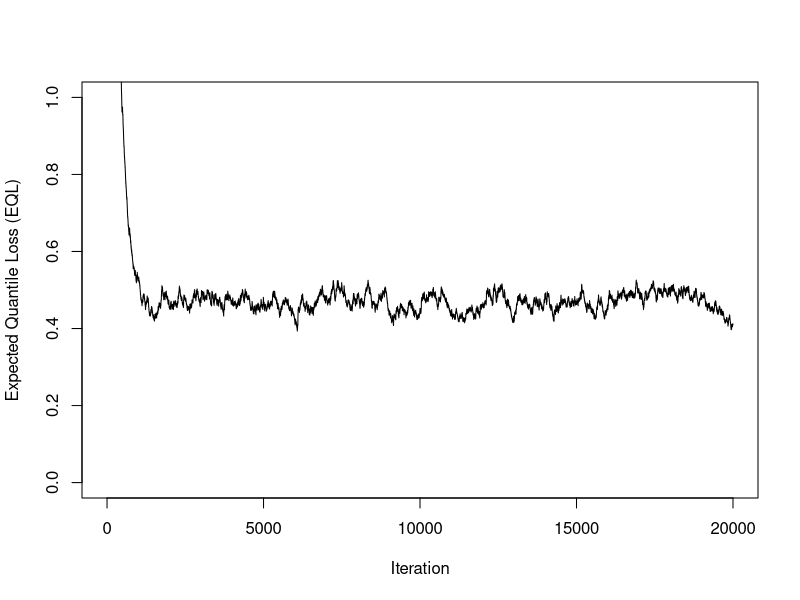
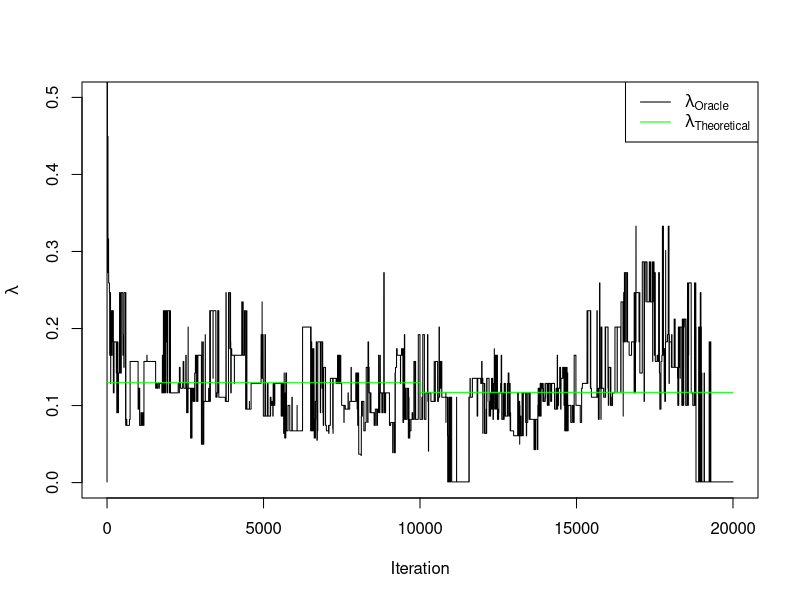
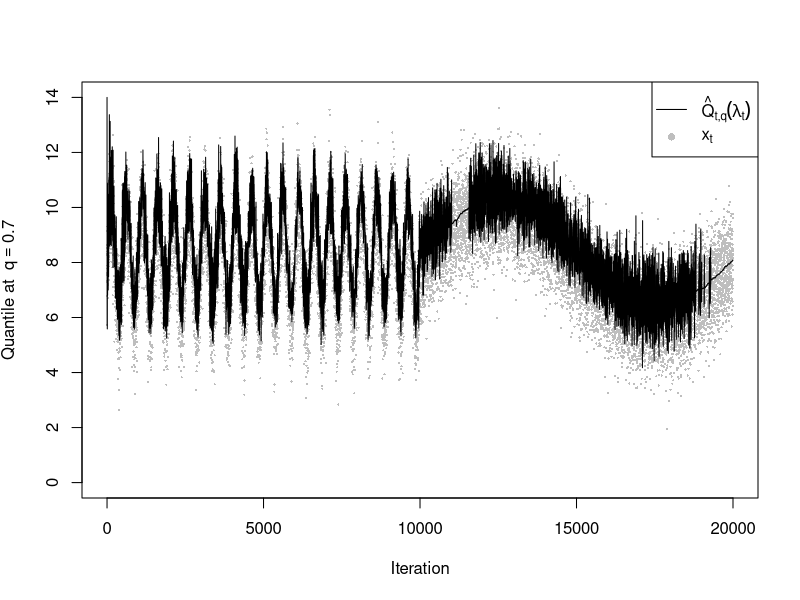

Generate these figures, in order, with R:
## ---- chunk 1
#| label: Loading the packages
library (dplyr)
## ---- chunk 2
#| label: Refresh and Seed
rm (list = ls())
set.seed (1234)
## ---- chunk 3
#| label: DUMIQE
D1 <- function (q_prob, q_hat) {
    q_prob * q_hat
}
D2 <- function (q_prob, q_hat) {
    (1 - q_prob) * q_hat
}

# Incremental Algorithm (returns quantile estimates at iteration t for each lambda_vec value)
DUMIQE <- function (t, x_obs, q_hat_previous, lambda_vec, q_prob) {
    if (t == 0) { # Initialization step (Q_0)
        Q_min <- 14 # chosen to be "outside" the data stream distribution
        rep(Q_min, times = length(lambda_vec)) # L was still not defined
    } else {
        ifelse(
            x_obs[t + 1] >= q_hat_previous,                           # Logical vector
            # RECALL: between 2 vectors, * and + performs element-wise multiplication and addition, respectively
            q_hat_previous + lambda_vec * D1(q_prob, q_hat_previous), # If TRUE
            q_hat_previous - lambda_vec * D2(q_prob, q_hat_previous)  # If FALSE
        )
    }
}
## ---- chunk 4
#| label: QL
# Quantile Loss function on iteration t 
QL <- function (x_obs_t, q_hat_t, q_prob) {
    ifelse(
        x_obs_t >= q_hat_t,                 # Logical vector
        (1 - q_prob) * (x_obs_t - q_hat_t), # If TRUE
        q_prob * (q_hat_t - x_obs_t)        # If FALSE
    )
}
## ---- chunk 5
#| label: Simulate Data
tau1 <- 500
tau2 <- 10^4 # 1e4 also works?
T    <- 10^4
N    <- 2*T

# t %% (2 * T) is always lower than 2 * T
tau_fun <- function(t) {
    ifelse(t %% (2 * T) < T, tau1, tau2)
}

# Normally distributed data stream
miu <- 8; b <- 2; sigma <- 1
# Chi-Square distributed data stream
nu <- 6

generate_data <- function (family, N, q_prob) {
    
    iter <- 0:(N-1)

    if (family == "normal"){
        mean_t    <- miu + b * sin(2 * pi * iter / tau_fun(iter))
        stream    <- rnorm(n = N, mean = mean_t, sd = sigma)
        quantiles <- qnorm(q_prob, mean = mean_t, sd = sigma)
    }  
    if (family == "chisq"){
        df_t      <- nu + b * sin(2 * pi * iter / tau_fun(iter))
        stream    <- rchisq(n = N, df = df_t)
        quantiles <- qchisq(q_prob, df = df_t)
    }
    # Return
    list(
        stream = stream,
        quantiles = quantiles
    )
}
## ---- chunk 6
#| label: Real Quantiles (to track)
q_fig2 <- 0.7
q_fig3 <- c(0.5, 0.7, 0.9)
## ---- chunk 7
normal_stream_fig2 <- generate_data("normal", N, q_fig2)$stream
## ---- chunk 8
#| label: Tuning Parameters
possible_lambdas <- exp(seq (from = -7, to = 0, by = 0.05))
L <- length(possible_lambdas) # number of estimates per iteration 
gamma_fig2 <- 1 - (0.01)^(1/1000) # 0.005
## ---- chunk 9
#| label: Oracle Algorithm
oracle_fun <- function (N, data_stream, gamma, q_prob, lambdas_list = possible_lambdas) {

    q_hat   <- matrix(0, nrow = N, ncol = L)
    QL_hat  <- matrix(0, nrow = N, ncol = L)
    EQL_hat <- matrix(0, nrow = N, ncol = L)

    oracle_quantiles <- numeric(N) # Oracle Quantile Estimates
    oracle_QL        <- numeric(N)
    oracle_EQL       <- numeric(N)
    oracle_lambdas   <- numeric(N)

    for (t in 0:(N-1)) {

        # Quantiles estimates on iteration t for each value in lambdas_list 
        q_hat[t + 1, ] <- DUMIQE(
            t, 
            data_stream, 
            q_hat[max(t,1), ], # max is due to the initialization step
            lambdas_list,
            q_prob
        )

        QL_hat[t + 1, ] <- QL(data_stream[t + 1], q_hat[t + 1, ], q_prob)

        # Expected Quantile Loss (EQL) function on iteration t. It is based on the exponentially weighted moving average.
        # It was previously defined as a function, but the node stack overflow error was thrown given it was defined recursively (so, e.g., it was evaluating all the previous steps creating very deep stack call)
        if (t == 0L) {
            EQL_hat[t + 1, ] <- QL_hat[t + 1, ] # Initialization
        } else {
            EQL_hat[t + 1, ] <- (1 - gamma) * EQL_hat[t, ] + gamma * QL_hat[t + 1, ]
        }

        index <- which.min(EQL_hat[t + 1, ])
        # The Oracle approach stores the lambda value with the minimum estimated EQL
        oracle_lambdas [t + 1]  <- lambdas_list[index]
        oracle_quantiles[t + 1] <- q_hat[t + 1, index]
        oracle_QL[t + 1]        <- QL_hat[t + 1, index]
        oracle_EQL[t + 1]       <- EQL_hat[t + 1, index]
    }

    # Return a list
    list(
        lambdas   = oracle_lambdas,
        quantiles = oracle_quantiles,
        QL        = oracle_QL,
        EQL       = oracle_EQL
    )   
}
## ---- chunk 10
oracle_fig2 <- oracle_fun(2*T, normal_stream_fig2, gamma_fig2, q_fig2)
## ---- chunk 11
#| label: Estimated EQL by iteration graph
plot(
    x = 0:(N-1),
    y = oracle_fig2$EQL, # oracle_fig2$EQL, oracle_fig2$QL
    type = "l", # Line Plot
    ylim = c(0.00,1),
    xlab = "Iteration",
    ylab = "Expected Quantile Loss (EQL)"
)
## ---- chunk 12
#| label: Recursive Lambda Updating Graph
plot(
    x = 0:(N-1),
    y = oracle_fig2$lambdas,
    type = "l", # Line Plot
    ylim = c(0,0.50),
    xlab = "Iteration",
    ylab = expression(lambda)
)

# ALERT: They're not computed this way!
theoretical_lambdas <- c(rep(mean(oracle_fig2$lambdas[1:T]), times = T), rep(mean(oracle_fig2$lambdas[(T+1):(2*T)]), times = T))

lines(
    x = 0:(N-1),
    y = theoretical_lambdas,
    col = "green"
)

legend(
    "topright",
    legend = c(expression(lambda[Oracle]), expression(lambda[Theoretical])),
    col = c("black", "green"),
    lty = c(1, 1)
)
## ---- chunk 13
#| label: Quantile Tracking Plot
plot(
    x = 0:(N-1),
    y = normal_stream_fig2,
    type = "p", # Line Plot
    pch = 16, cex = 0.3,
    col = "grey",     
    ylim = c(0,14),
    xlab = "Iteration",
    ylab = expression("Quantile at " ~ q == 0.7)
)

lines(
    x = 0:(N-1),
    y = oracle_fig2$quantiles, # Estimated Quantiles...
    col = "black",
    lwd = 1
)

legend(
    "topright",
    legend = c(expression(hat(Q)[t * "," * q](lambda[t])), expression(x[t])),
    col = c("black", "grey"),
    lty = c(1, NA),
    pch = c(NA, 16)
)
## ---- chunk 14
#| label: Mean Squared Error (MSE)
MSE <- function (Q_hat, Q_obs) {
   return (mean((Q_hat - Q_obs)^2))
}
## ---- chunk 15
#| label: Auxiliar Quantities
family <- c("normal", "chisq")
gamma_list <- seq(from = 0, to = 0.025, by = 0.001) # 1 - (0.01)^(1/M)

parallel_iter <- expand.grid(
    family = family,
    q_prob = q_fig3
)
# print(nrow(parallel_iter))

N <- 10^5
## ---- chunk 16
#| label: Data from a student-t distribution

N <- 1000
t_data <- rt(N, df = 1)
# t_data <- rcauchy(N, location = 0, scale = 1)

# There's also the rgpd command from the 'evd' package to generate directly data from a GP model...
# f(n/k) is known for the student-t, right? just use its density function, right?
## ---- chunk 17
# Se por um lado a tal aproximação pode funcionar usando um intermediate quantile as the baseline threshold, também há a questão do bias...
# u_track <- c(0.5, 0.6, 0.7, 0.8, 0.9) 
# quantiles_track <- rep(0, times = length(u_track))
## ---- chunk 18
# library (ismev)
# fit <- gpd.fit(t_data, threshold = quantiles_track[1])

# # Extract MLEs
# mle <- fit$mle

# # Scale parameter (sigma_u)
# sigma_hat <- fit$mle[1]

# # Shape parameter (xi)
# xi_hat <- fit$mle[2]
## ---- chunk 19
#The visualizations in Fig. 3.6 suggest that these values correspond to a moderate level of stability. Similar diagnostics to those discussed in Chapter 2—namely, threshold sensitivity analysis and mean excess plots—suggest that these are reasonable choices; the commands gpd.fitrange and mrl.plot from the ismev package can be used to implement these analyses, respectively. However, in our experience, the reliability of mean residual life plots is not as strong. Overall, we prefer threshold stability plots, as they provide insight into how much the inferences might change with different threshold choices.
## ---- chunk 20
# gpd.diag(fit)
